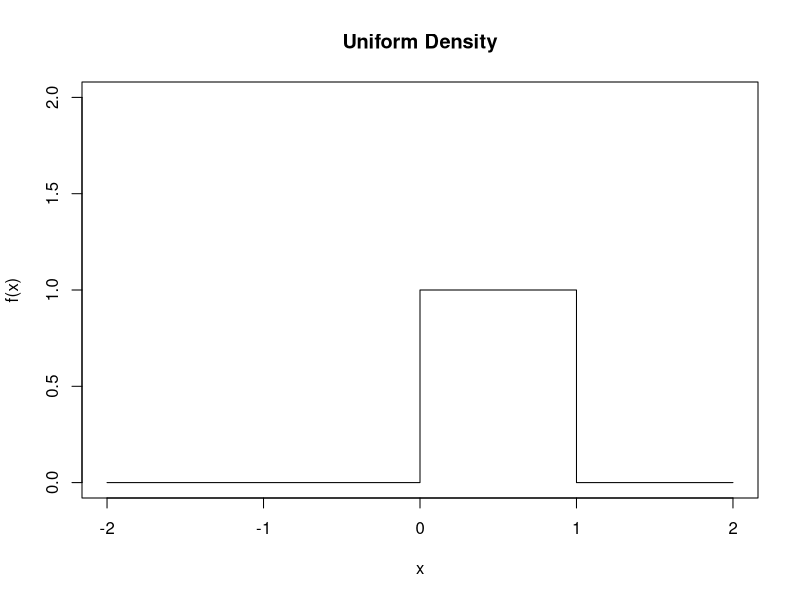
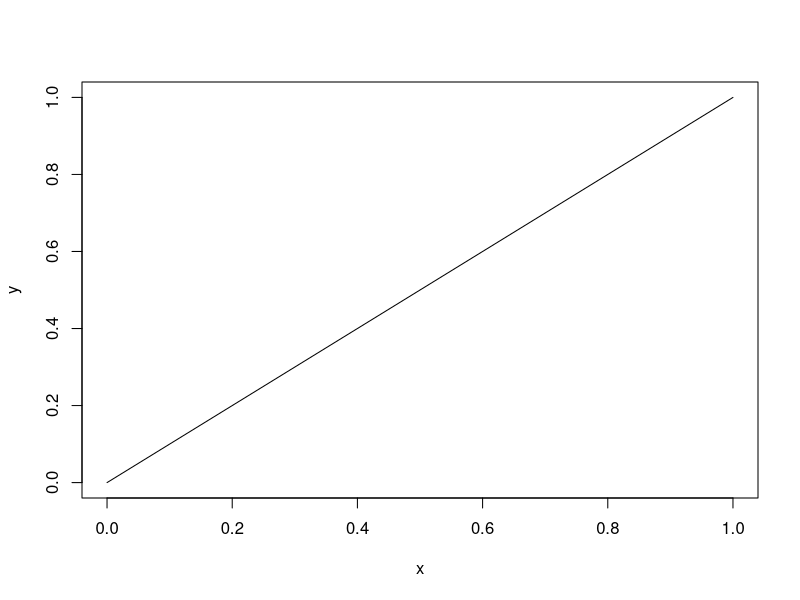

R code for these plots, in order:
## ---- chunk 1
x <- c(-2, 0, 0, 1, 1, 2)
y <- c(0, 0, 1, 1, 0, 0)
plot(x,y, "l", xlim = c(-2,2), ylim = c(0,2),
main = "Uniform Density", xlab = "x", ylab = "f(x)")
## ---- chunk 2
lb <- 0.1 # Lowerbound
ub <- 0.7 # Upperbound
punif(ub) - punif(lb)
## ---- chunk 3
x = c(0,1)
y = c(0,1)
plot(x,y,'l')
